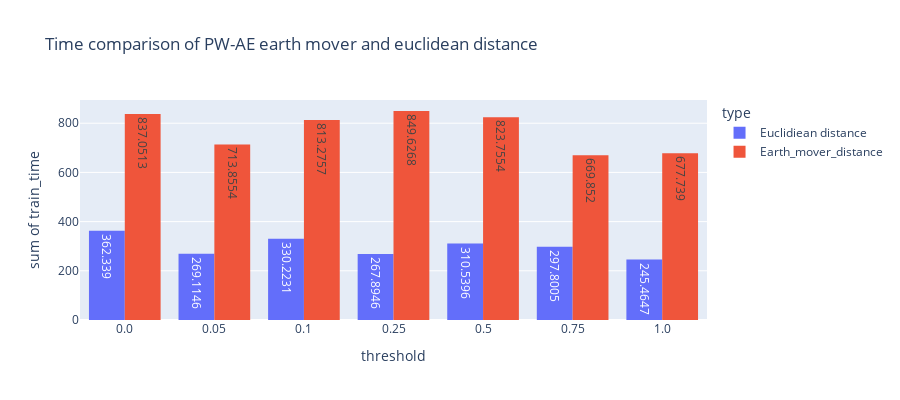

Here is the notebook cell this chart was saved with:
### Code cell
# earth mover almost always better than euclidean distance
fig = px.histogram(earth_plot_df, x="threshold", y="train_time",
             color='type', barmode='group', text_auto=True,
             height=400, title='Time comparison of PW-AE earth mover and euclidean distance')
# fig.update_yaxes(range=[200, 900])
fig.show()

### Figure 1 — Plotly figure (JSON) as saved in the notebook; plotly's stock layout.template omitted (floating-point values rounded to 4 significant figures)
{"data": [{"alignmentgroup": "True", "bingroup": "x", "histfunc": "sum", "hovertemplate": "type=Euclidiean distance<br>threshold=%{x}<br>sum of train_time=%{y}<extra></extra>", "legendgroup": "Euclidiean distance", "marker": {"color": "#636efa", "pattern": {"shape": ""}}, "name": "Euclidiean distance", "offsetgroup": "Euclidiean distance", "orientation": "v", "showlegend": true, "texttemplate": "%{value}", "type": "histogram", "x": ["0.0", "0.05", "0.1", "0.25", "0.5", "0.75", "1.0"], "xaxis": "x", "y": [362.3, 269.1, 330.2, 267.9, 310.5, 297.8, 245.5], "yaxis": "y"}, {"alignmentgroup": "True", "bingroup": "x", "histfunc": "sum", "hovertemplate": "type=Earth_mover_distance<br>threshold=%{x}<br>sum of train_time=%{y}<extra></extra>", "legendgroup": "Earth_mover_distance", "marker": {"color": "#EF553B", "pattern": {"shape": ""}}, "name": "Earth_mover_distance", "offsetgroup": "Earth_mover_distance", "orientation": "v", "showlegend": true, "texttemplate": "%{value}", "type": "histogram", "x": ["0.0", "0.05", "0.1", "0.25", "0.5", "0.75", "1.0"], "xaxis": "x", "y": [837.1, 713.9, 813.3, 849.6, 823.8, 669.9, 677.7], "yaxis": "y"}], "layout": {"barmode": "group", "height": 400, "legend": {"title": {"text": "type"}, "tracegroupgap": 0}, "title": {"text": "Time comparison of PW-AE earth mover and euclidean distance"}, "xaxis": {"anchor": "y", "domain": [0, 1], "title": {"text": "threshold"}}, "yaxis": {"anchor": "x", "domain": [0, 1], "title": {"text": "sum of train_time"}}}}
